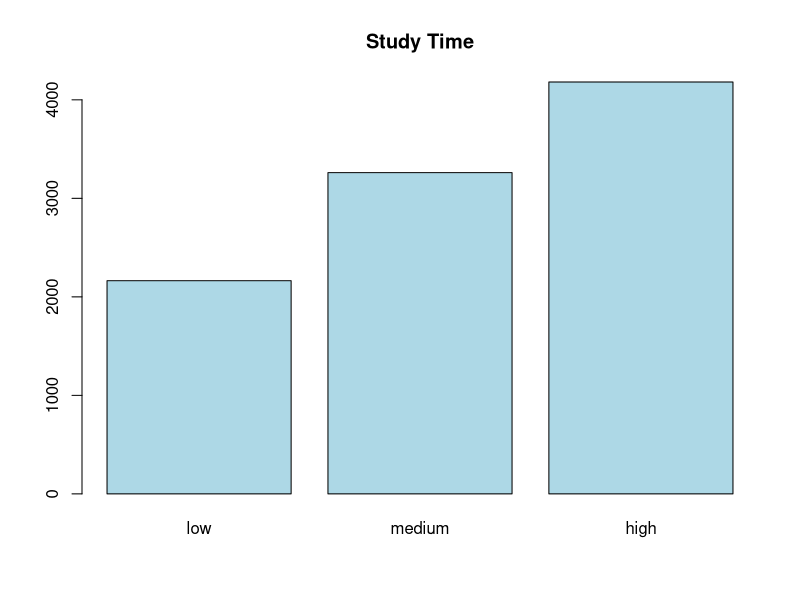
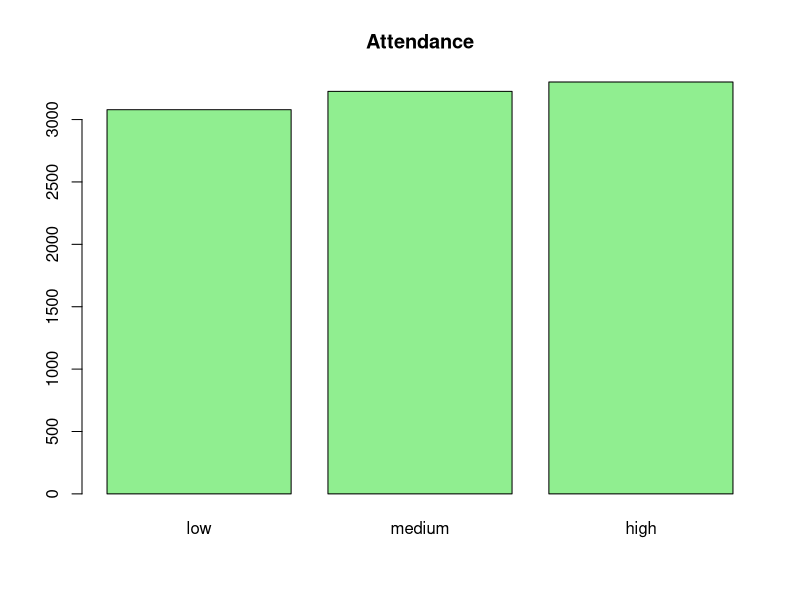
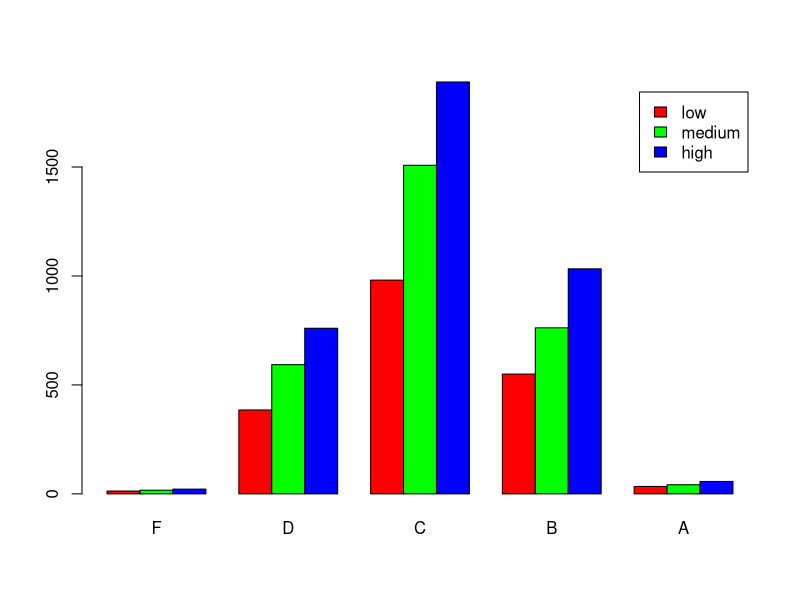
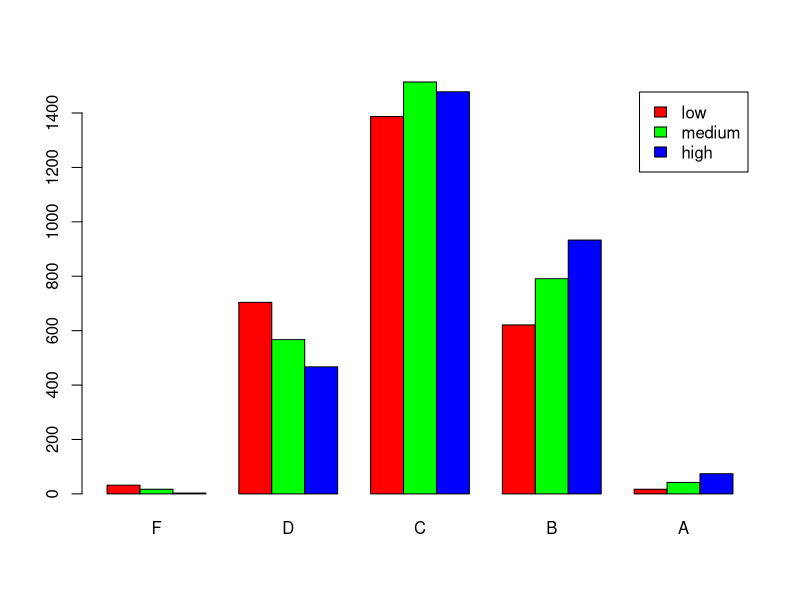
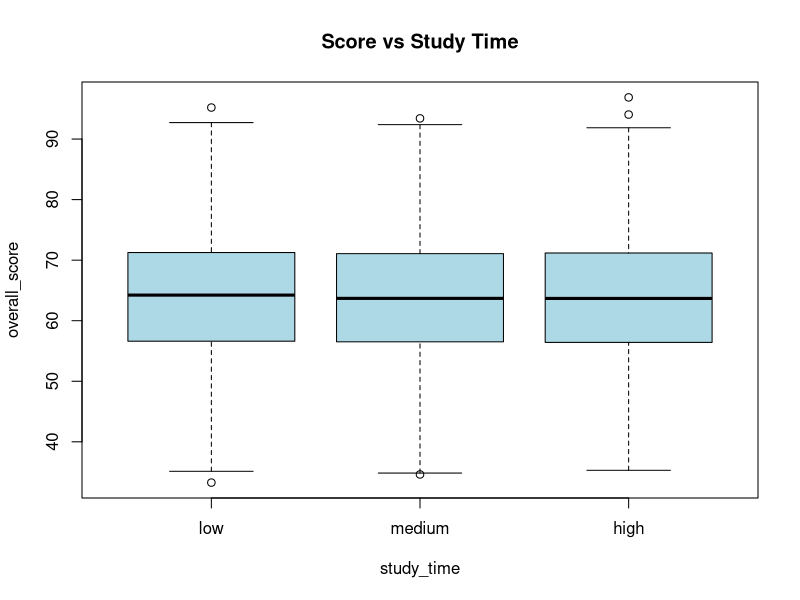
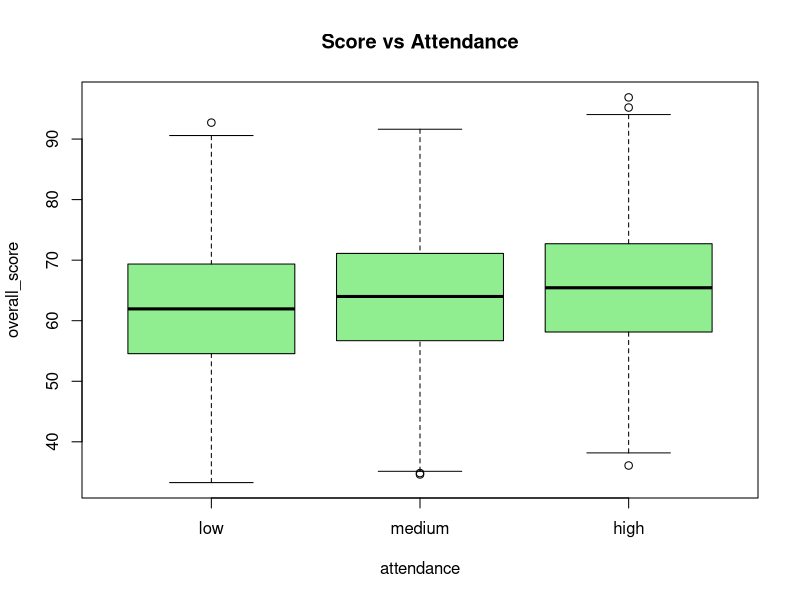
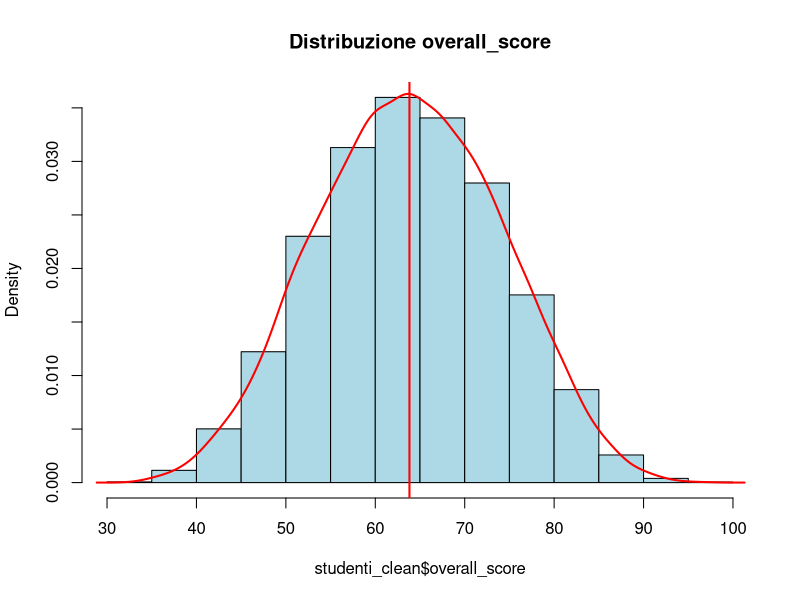
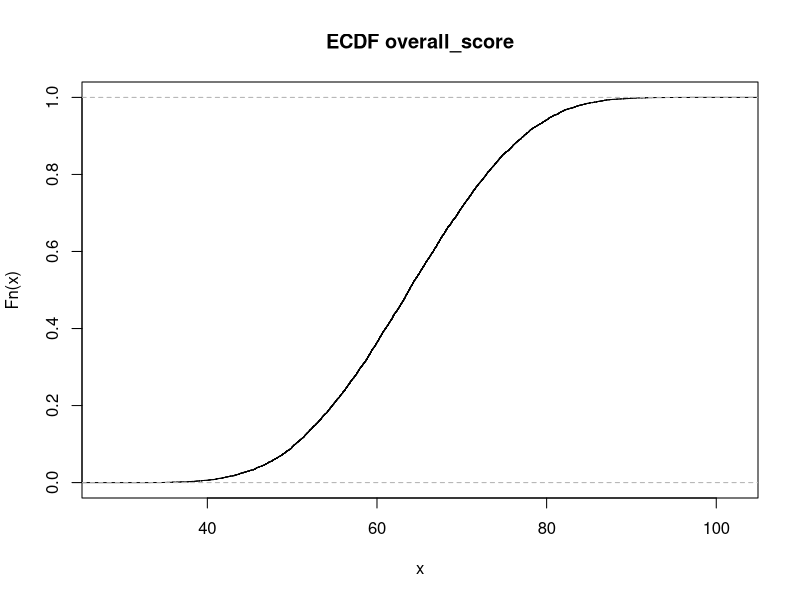

Source code (R) for these figures, in order:
## ---- chunk 1
knitr::opts_chunk$set(echo = TRUE)
library(dplyr)
## ---- chunk 2
# Carico dataset
studenti <- read.csv("student_performance_data.csv")

# Prime righe
head(studenti)

# Struttura
str(studenti)

# Statistiche
summary(studenti)

# Controllo NA
colSums(is.na(studenti))
## ---- chunk 3
# Controllo NA
colSums(is.na(studenti))

# Rimuovo righe con NA
studenti_clean <- na.omit(studenti)

# Trasformo variabili in factor
studenti_clean$gender <- as.factor(studenti_clean$gender)
studenti_clean$internet_access <- as.factor(studenti_clean$internet_access)
studenti_clean$extra_classes <- as.factor(studenti_clean$extra_classes)
studenti_clean$parent_education <- as.factor(studenti_clean$parent_education)

# Trasformo grade in factor ORDINATO
studenti_clean$grade <- factor(
  studenti_clean$grade,
  levels = c("F","D","C","B","A"),
  ordered = TRUE
)

# Nuova variabile study_time
studenti_clean$study_time <- cut(
  studenti_clean$study_hours_per_day,
  breaks = c(-Inf, 3, 6, Inf),
  labels = c("low", "medium", "high")
)

# Nuova variabile attendance
studenti_clean$attendance <- cut(
  studenti_clean$attendance_percentage,
  breaks = c(-Inf, 60, 80, Inf),
  labels = c("low", "medium", "high")
)
## ---- chunk 4
# Funzione per calcolare indici principali
indici_variabile <- function(x) {
  c(
    media = mean(x),
    mediana = median(x),
    minimo = min(x),
    massimo = max(x),
    primo_quartile = quantile(x, 0.25),
    terzo_quartile = quantile(x, 0.75),
    varianza = var(x),
    deviazione_standard = sd(x),
    IQR = IQR(x),
    simmetria = mean((x - mean(x))^3) / sd(x)^3
  )
}

# Indici per overall_score
indici_variabile(studenti_clean$overall_score)

# Indici per study_hours_per_day
indici_variabile(studenti_clean$study_hours_per_day)

# Indici per sleep_hours
indici_variabile(studenti_clean$sleep_hours)
## ---- chunk 5
# Frequenze study_time
freq_study <- table(studenti_clean$study_time)
freq_study
prop.table(freq_study)

# Frequenze attendance
freq_att <- table(studenti_clean$attendance)
freq_att
prop.table(freq_att)

# Grafici
barplot(freq_study, col = "lightblue", main = "Study Time")
barplot(freq_att, col = "lightgreen", main = "Attendance")
## ---- chunk 6
# study_time vs grade
tab_study_grade <- table(studenti_clean$study_time, studenti_clean$grade)
tab_study_grade

# attendance vs grade
tab_att_grade <- table(studenti_clean$attendance, studenti_clean$grade)
tab_att_grade

# Grafici
barplot(tab_study_grade, beside = TRUE, legend = TRUE, col = rainbow(3))
barplot(tab_att_grade, beside = TRUE, legend = TRUE, col = rainbow(3))
## ---- chunk 7
# Distribuzione grade condizionata a study_time
prop.table(tab_study_grade, margin = 1)
## ---- chunk 8
# Media overall_score per study_time
studenti_clean %>%
  group_by(study_time) %>%
  summarise(media = mean(overall_score))

# Media overall_score per attendance
studenti_clean %>%
  group_by(attendance) %>%
  summarise(media = mean(overall_score))
## ---- chunk 9
# Boxplot overall_score per study_time
boxplot(overall_score ~ study_time,
        data = studenti_clean,
        col = "lightblue",
        main = "Score vs Study Time")

# Boxplot overall_score per attendance
boxplot(overall_score ~ attendance,
        data = studenti_clean,
        col = "lightgreen",
        main = "Score vs Attendance")
## ---- chunk 10
studenti_clean %>%
  group_by(study_time, attendance) %>%
  summarise(media = mean(overall_score), .groups = "drop")
## ---- chunk 11
# Istogramma + densità
hist(studenti_clean$overall_score,
     probability = TRUE,
     col = "lightblue",
     main = "Distribuzione overall_score")

lines(density(studenti_clean$overall_score), col = "red", lwd = 2)

# linea media
abline(v = mean(studenti_clean$overall_score), col = "red", lwd = 2)

# ECDF
plot(ecdf(studenti_clean$overall_score),
     main = "ECDF overall_score")

# QQ plot
qqnorm(studenti_clean$overall_score)
qqline(studenti_clean$overall_score, col = "red")
